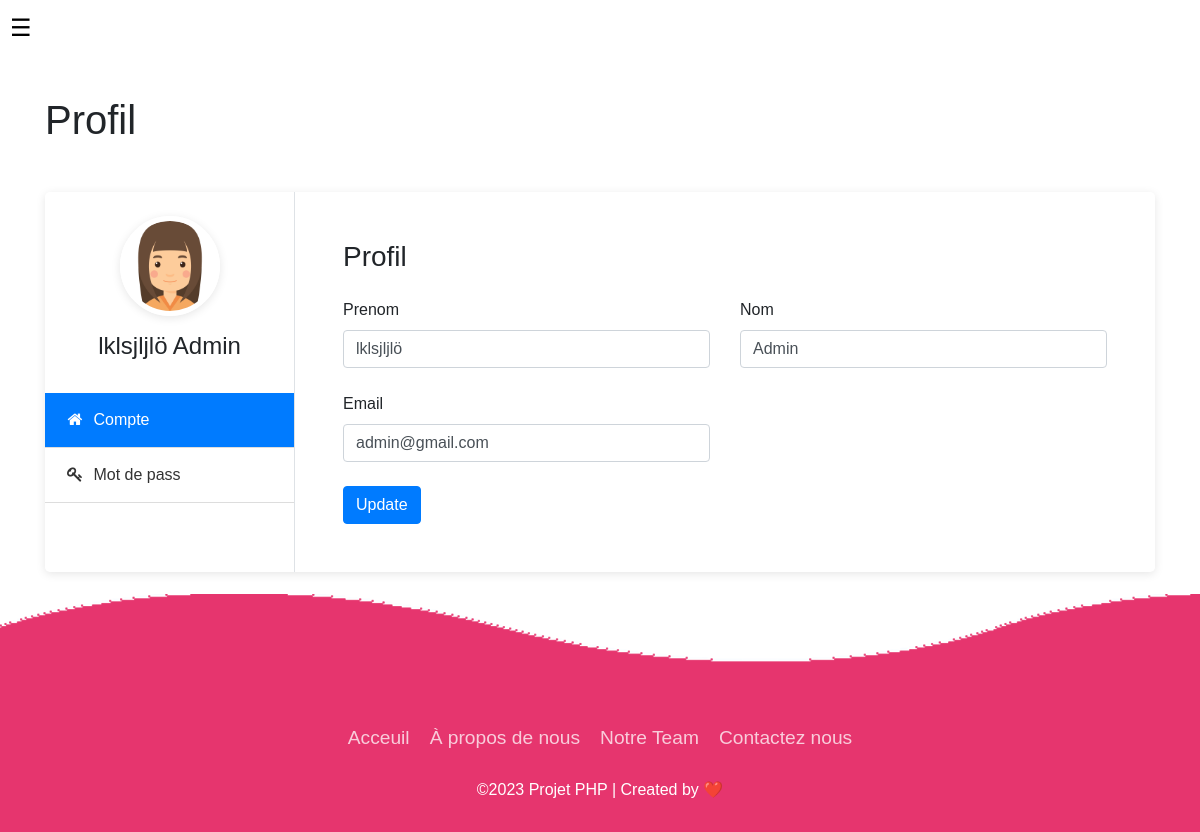
The app's page /Utilisateur_kid/Profil/Fille/index.php (signed in) with its own data.
### tables this page shows
CREATE TABLE `registration` (
  `id` int(11) NOT NULL,
  `Prenom` varchar(50) NOT NULL,
  `Nom` varchar(50) NOT NULL,
  `Sexe` enum('Garçon','Fille') NOT NULL,
  `Email` varchar(50) NOT NULL,
  `Password` varchar(20) NOT NULL,
  `Type` enum('Admin','Utilisateur') NOT NULL,
  `Points` int(11) NOT NULL DEFAULT 0
);

### Utilisateur_kid/Profil/Fille/verification.php (called while the page is built, shortened)
<?php
include('../../../Connexion/connection.php');
if (!isset($_SESSION['id'])) {
    $userId = $_SESSION['id'];
    header("Location: ../../../Connexion/index.php");
    exit();
}
else {
    $userId = $_SESSION['id'];
    $getUserQuery = "SELECT Nom, Prenom, Email , Type, Points FROM registration WHERE id = $userId";
    $userResult = mysqli_query($conn, $getUserQuery);
    if ($userResult && mysqli_num_rows($userResult) > 0) {
        $userData = mysqli_fetch_assoc($userResult);
        $Nom = $userData['Nom'];
        $Prenom = $userData['Prenom'];
        $Email = $userData['Email'];
    }}
?>

### Utilisateur_kid/Profil/Fille/index.php (the view, shortened to what this page needs)
<!DOCTYPE html>
<html lang="en">
<head>
	<link rel="stylesheet" type="text/css" href="https://stackpath.bootstrapcdn.com/bootstrap/4.3.1/css/bootstrap.min.css">
	<link rel="stylesheet" href="https://stackpath.bootstrapcdn.com/font-awesome/4.7.0/css/font-awesome.min.css">
	<link rel="stylesheet" type="text/css" href="css/style.css">
</head>
<?php include('verification.php')?>
<body>
<header>
    <button id="menu-button" onclick="toggleMenu()">&#9776;</button>
  </header>
	<section class="py-5 my-5">
		<div class="container">
			<h1 class="mb-5">Profil</h1>
			<div class="bg-white shadow rounded-lg d-block d-sm-flex">
				<div class="profile-tab-nav border-right">
					<div class="p-4">
						<div class="img-circle text-center mb-3">
							<img src="../../../images/fille.png" alt="Image" class="shadow">
						</div>
						<h4 class="text-center"><?php echo $Prenom . ' ' . $Nom; ?></h4>
					</div>
					<div class="nav flex-column nav-pills" id="v-pills-tab" role="tablist" aria-orientation="vertical">
						<a class="nav-link active" id="account-tab" data-toggle="pill" href="#account" role="tab" aria-controls="account" aria-selected="true">
							<i class="fa fa-home text-center mr-1"></i>
							Compte
						</a>
						<a class="nav-link" id="password-tab" data-toggle="pill" href="#password" role="tab" aria-controls="password" aria-selected="false">
							<i class="fa fa-key text-center mr-1"></i>
							Mot de pass
						</a>
					</div>
				</div>
				<div class="tab-content p-4 p-md-5" id="v-pills-tabContent">
				<div class="tab-pane fade show active" id="account" role="tabpanel" aria-labelledby="account-tab">
					<h3 class="mb-4">Profil</h3>
					<form method="POST" action="modif.php">
					<div class="row">
						<div class="col-md-6">
							<div class="form-group">
								<label>Prenom</label>
								<input type="text" class="form-control" name="Prenom" value="<?php echo $Prenom ?>">
							</div>
						</div>
						<div class="col-md-6">
							<div class="form-group">
								<label>Nom</label>
								<input type="text" class="form-control" name="Nom" value="<?php echo $Nom ?>">
							</div>
						</div>
						<div class="col-md-6">
							<div class="form-group">
								<label>Email</label>
								<input type="text" class="form-control" name="Email" value="<?php echo $Email ?>">
							</div>
						</div>
					</div>
						<div>
							<button class="btn btn-primary" type="submit">Update</button>
						</div>
					</form>
				</div>
				</div>
			</div>
		</div>
	</section>
	<div class="footer">
    <footer class="footer">
        <div class="waves">
          <div class="wave" id="wave1"></div>
          <div class="wave" id="wave3"></div>
        </div>
        <ul class="menu">
          <li class="menu__item"><a class="menu__link" href="../../acceuil/Fille/index.php">Acceuil</a></li>
          <li class="menu__item"><a class="menu__link" href="../../A propos de nous/Fille/index.php">À propos de nous</a></li>
          <li class="menu__item"><a class="menu__link" href="../../Team/index.html">Notre Team</a></li>
          <li class="menu__item"><a class="menu__link" href="../../Contact/Fille/index.php">Contactez nous</a></li>
        </ul>
        <p>&copy;2023 Projet PHP | Created by ❤️</p>
      </footer>
  </div>
</body>
</html>

### Utilisateur_kid/Profil/Fille/css/style.css (style rules this page uses)
* { -webkit-box-sizing: border-box; -moz-box-sizing: border-box; box-sizing: border-box; }
a { text-decoration: none; color: inherit; display: flex; align-items: center; }
#menu-button { position: fixed; top: 10px; left: 10px; font-size: 24px; background-color: transparent; border: none; cursor: pointer; transition: left 0.3s ease-in-out; }
body { font-family: "Roboto", sans-serif; background-image: url('../../../../images/back_modif.jpg'); background-repeat: no-repeat; background-size: cover; background-attachment: fixed; }
.shadow { box-shadow: 0 2px 10px rgba(0, 0, 0, 0.1) !important; }
.profile-tab-nav { min-width: 250px; }
.tab-content { flex: 1; }
.form-group { margin-bottom: 1.5rem; }
.nav-pills a.nav-link { padding: 15px 20px; border-bottom: 1px solid #ddd; border-radius: 0; color: #333; }
.nav-pills a.nav-link i { width: 20px; }
.img-circle img { height: 100px; width: 100px; border-radius: 100%; border: 5px solid #fff; }
* { margin: 0; padding: 0; box-sizing: border-box; font-family: "Poppins", sans-serif; }
.footer { position: absolute; width: 100%; background: #e6356e; min-height: 100px; margin-top: 30px; padding: 20px 50px; display: flex; justify-content: center; align-items: center; flex-direction: column; }
.menu { position: relative; display: flex; justify-content: center; align-items: center; margin: 10px 0; flex-wrap: wrap; }
.menu__item { list-style: none; }
.menu__link { font-size: 1.2rem; color: #fff; margin: 0 10px; display: inline-block; transition: 0.5s; text-decoration: none; opacity: 0.75; font-weight: 300; }
.footer p { color: #fff; margin: 15px 0 10px 0; font-size: 1rem; font-weight: 300; }
.wave { position: absolute; top: -100px; left: 0; width: 100%; height: 100px; background: url("../../../../images/wave2.png"); background-size: 1000px 100px; }
.wave#wave1 { z-index: 1000; opacity: 1; bottom: 0; animation: animateWaves 4s linear infinite; }
.wave#wave3 { z-index: 1000; opacity: 0.2; bottom: 15px; animation: animateWaves 3s linear infinite; }

### records on screen
registration: Prenom "lklsjljlö", Nom "Admin", Email "admin@gmail.com"
